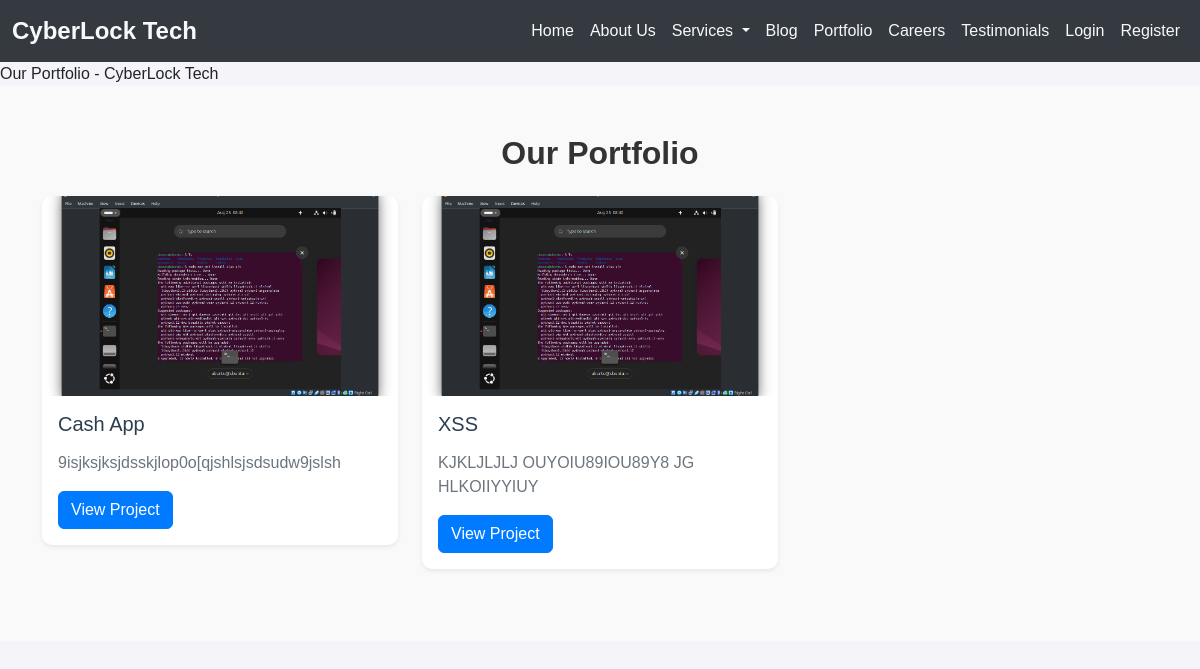
The page /portfolio/ on the database its author committed.
### coreapp/models.py (models this page shows, shortened)
class Project(models.Model):
    title = models.CharField(max_length=200)
    description = models.TextField()
    client = models.CharField(max_length=200)
    project_image = models.ImageField(upload_to='project_images/', blank=True)
    completion_date = models.DateField()
    link = models.URLField(blank=True)
    technologies_used = models.CharField(max_length=200, blank=True)

### coreapp/views.py (the view)
# urls.py: path('portfolio/', views.portfolio, name='portfolio'),
def portfolio(request):
    projects = Project.objects.all()
    return render(request, 'portfolio.html', {'projects': projects})

### templates/portfolio.html (shortened to what this page needs)
{% load static %}
{% include 'base.html' %}
{% block content %}
<head>
    <link rel="stylesheet" href="{% static 'css/portfolio.css' %}">
</head>
<section class="portfolio py-5">
    <div class="container">
        <h2 class="text-center mb-4">Our Portfolio</h2>
        <div class="row">
            {% for project in projects %}
                <div class="col-md-4">
                    <div class="card mb-4 shadow-sm">
                        <img src="{{ project.project_image.url }}" class="card-img-top" alt="{{ project.title }}">
                        <div class="card-body">
                            <h5 class="card-title">{{ project.title }}</h5>
                            <p class="card-text">{{ project.description|truncatewords:20 }}</p>
                            <a href="{% url 'portfolio' %}" class="btn btn-primary">View Project</a>
                        </div>
                    </div>
                </div>
            {% endfor %}
        </div>
    </div>
</section>
{% endblock %}

### static/css/base.css (style rules this page uses)
body { font-family: 'Arial', sans-serif; background-color: #f4f4f9; }

### static/css/portfolio.css (style rules this page uses)
.portfolio { background-color: #f9f9f9; padding: 50px 0; }
.portfolio h2 { font-family: 'Arial', sans-serif; font-weight: bold; color: #333; margin-bottom: 40px; }
.card { border: none; border-radius: 10px; transition: transform 0.3s, box-shadow 0.3s; }
.card-title { font-size: 1.25rem; color: #2c3e50; margin-bottom: 15px; }
.card-text { font-size: 1rem; color: #6c757d; }
.btn-primary { background-color: #007bff; border-color: #007bff; transition: background-color 0.3s ease, box-shadow 0.3s ease; }
.card-img-top { border-top-left-radius: 10px; border-top-right-radius: 10px; height: 200px; object-fit: cover; }

### rows shown on the page
Project: project_image (picture), title "Cash App", description "9isjksjksjdsskjlop0o[qjshlsjsdsudw9jslsh"
Project: project_image (picture), title "XSS", description "KJKLJLJLJ OUYOIU89IOU89Y8 JG HLKOIIYYIUY"
